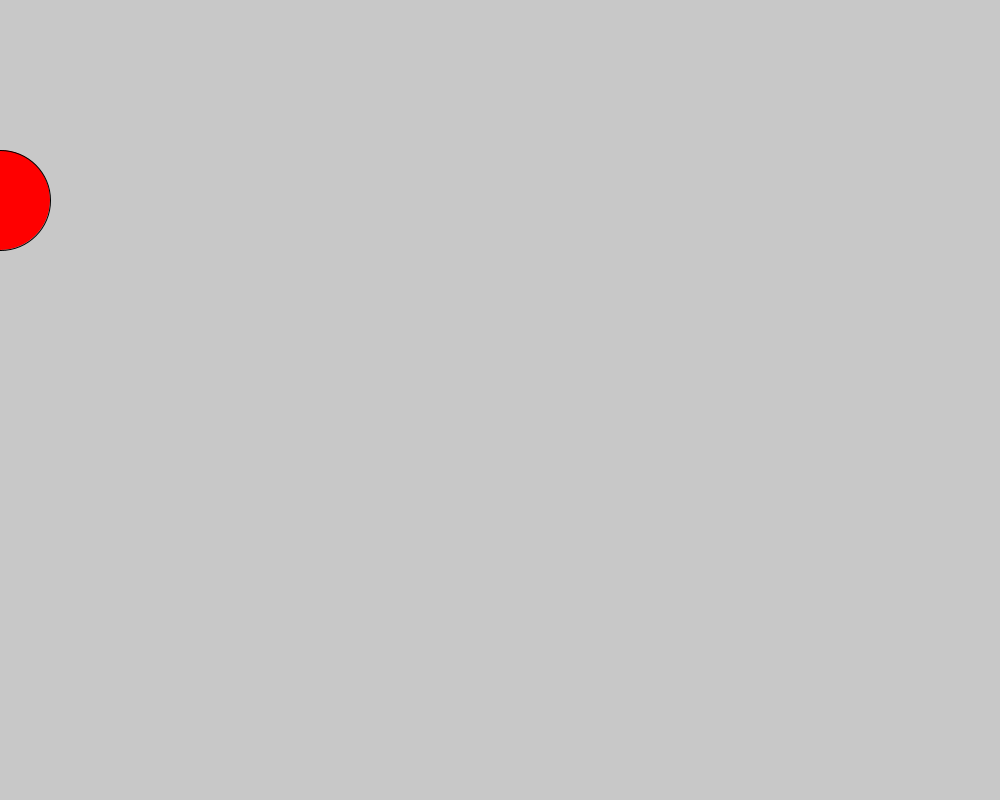
Frame 1 (no input)
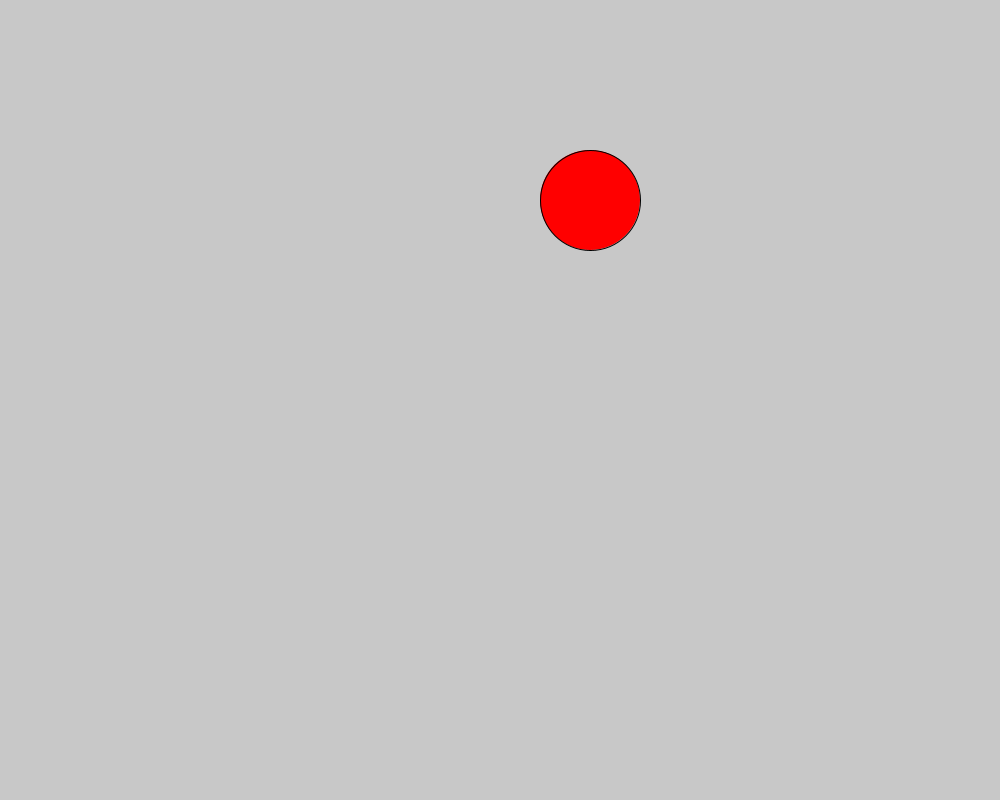
Frame 60 (the mouse pressed at the canvas centre just before this capture)
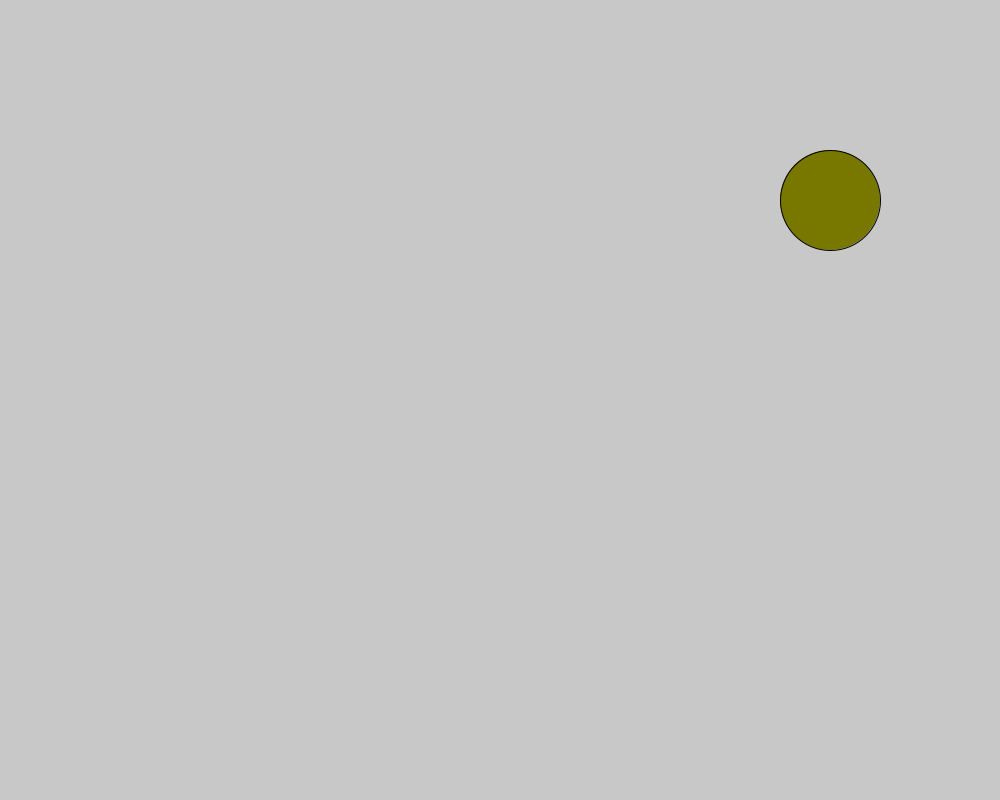
Frame 120 (the mouse held since frame 60 and released just before this capture)

The Processing sketch that drew these frames (run headless with seeded random() and noise(); from frame 60 on, the mouse is pressed at the canvas centre):

// Processing sketch: simpleBouncingBallWithColors
// ── simpleBouncingBallWithColors.pde
//version 2 - only NOW the code chnages color of the ball on each bounce
int x;
int dir; 

void setup() {
  size(1000, 800);
  x=0;
  dir = 1;
  fill(255,0,0);
  
}

void draw() {
  //this is a comment. the computer ignores it
  background(200);
  circle(x, 200, 100);
  
  if (dir==1) {
   // each time - if dir is 1 - increase x - 
   x=x+10; 
  }
  if (dir==(-1)) {
   // each time - if dir is (-1) - decrease x - 
    x=x-10;
  }
  // instead of the 2 "IF" statements above - you can just write:
  // x=x+10*dir;    // this will have the same affect as asking and switching...
  
  if (x>1000) {
   // when the ball reaches the right side - change direction:
   dir = (-1);
   fill(120,120,0);
  
  }
  if (x<0) {
   // when the ball reaches the LEFT side - change direction:
   dir = 1; 
   fill(120,0,120);
  }
  println(dir);
}
